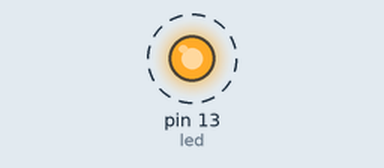
A sketch run on a simulated Arduino Uno, built with avr-gcc and run on an emulated ATmega328P. On the bench: output pins drawn as LEDs (lit = HIGH). Dashed ring = blinking. What the sketch prints to the serial monitor is not drawn.

Above: at 0.5 s.
Timing chart, 0 to 4.6 s (numbered marks = the images above):
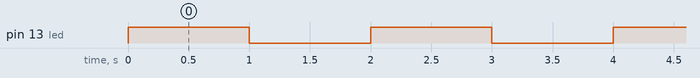

Measured:
- by itself, pin 13 (led): alternates HIGH for 1.0 s and LOW for 1.0 s

The sketch:

Blink.ino
```cpp
// Dichiarazione variabili utili al programma

int led = 13;
int time = 1000;

// Setup

void setup() {

  // Dichiara il pin del led come output

  pinMode(led, OUTPUT);
  Serial.begin(9600);

}

// Loop

void loop() {

  // Led acceso

  digitalWrite(led, HIGH);
  Serial.println("Led acceso");

  delay(time);

  // Led spento

  digitalWrite(led, LOW);
  Serial.println("Led spento");

  delay(time);

}
```
